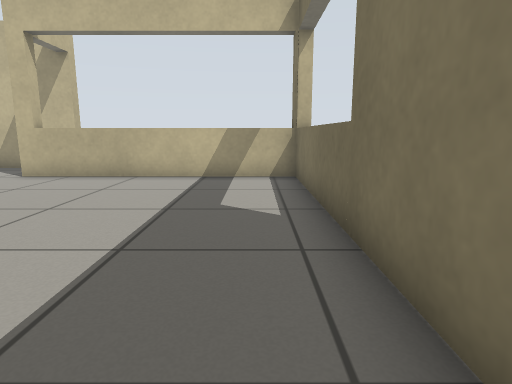
view 1 (above)

15 first-person views from a walk through a robot-simulator world made for Gazebo. The camera is 0.63 m above the floor, tilts 10° down and sees 75° across. The floor is counted in squares, 0.5 m on a side. Each view is taken from the middle of a square. On the plan, view 1 faces up. The plan holds only what a view shows up to about 14 squares ahead; the rest is blank.

view 2
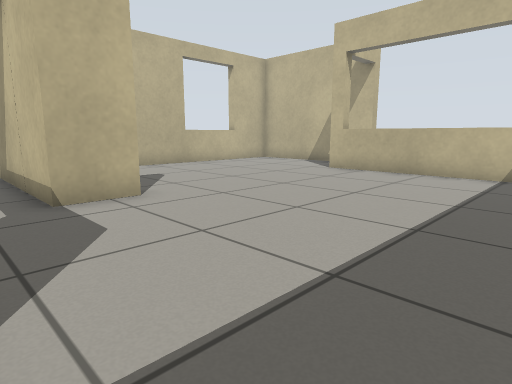

view 3
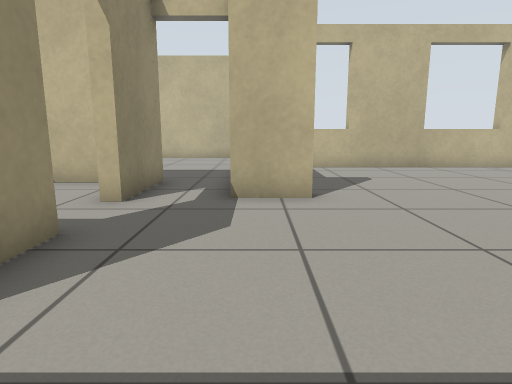

view 4
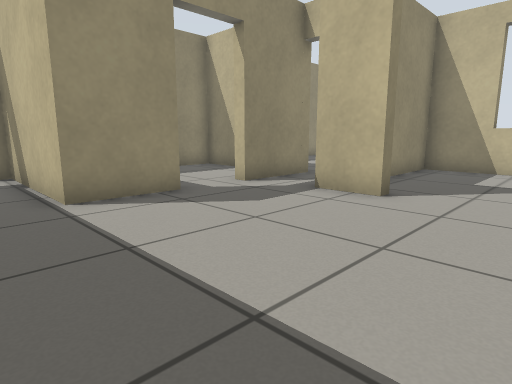

view 5
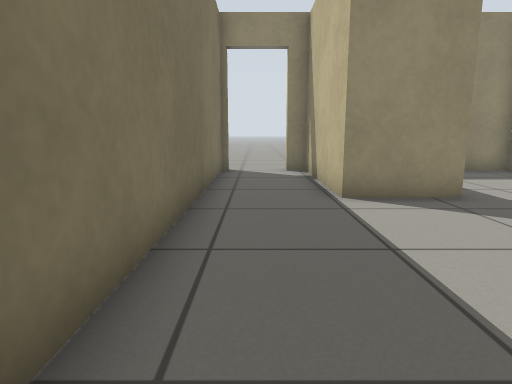

view 6
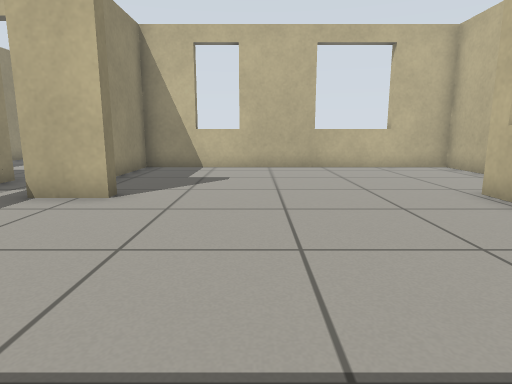

view 7
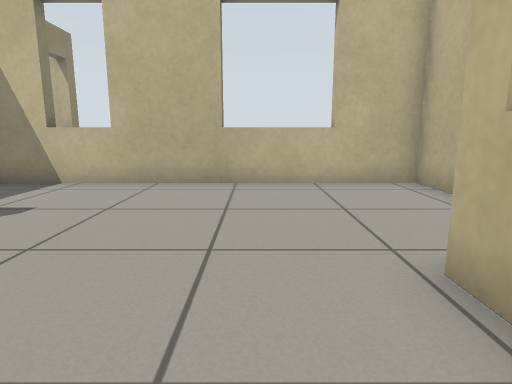

view 8
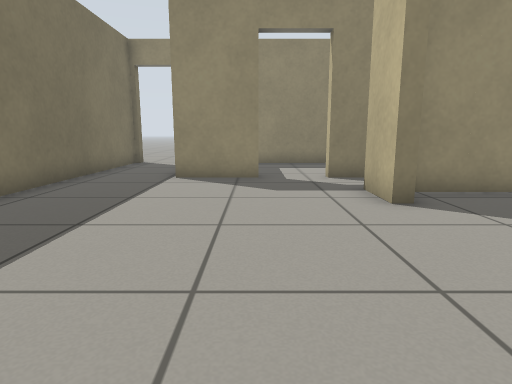

view 9
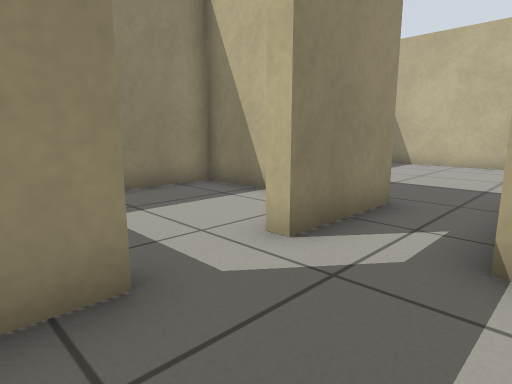

view 10
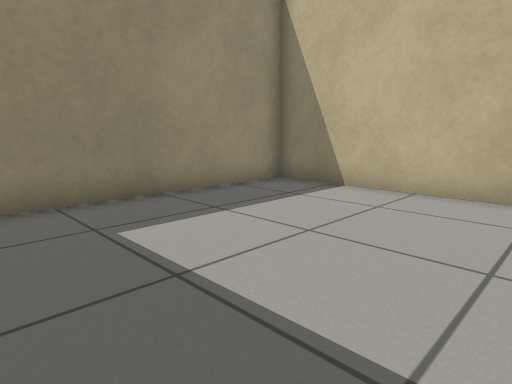

view 11
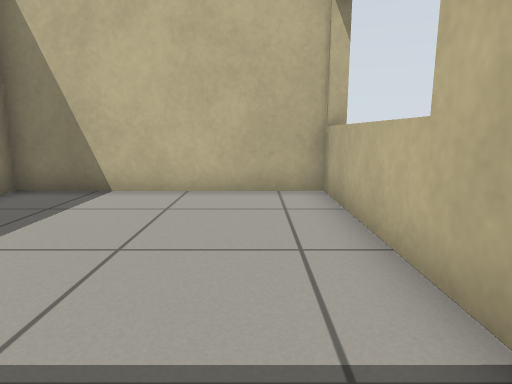

view 12
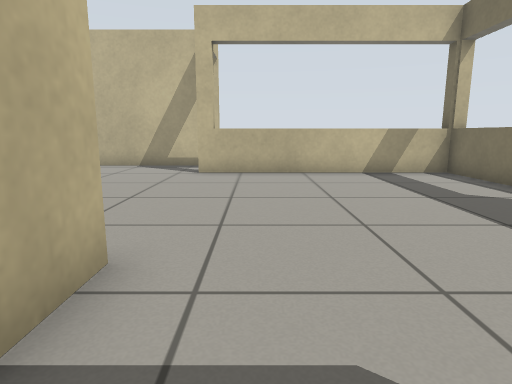

view 13
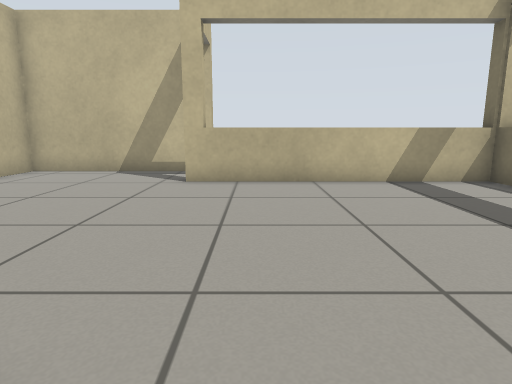

view 14
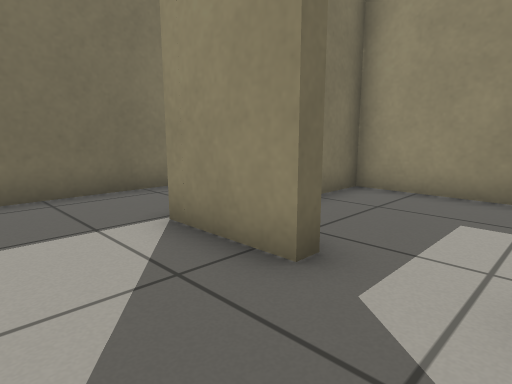

view 15
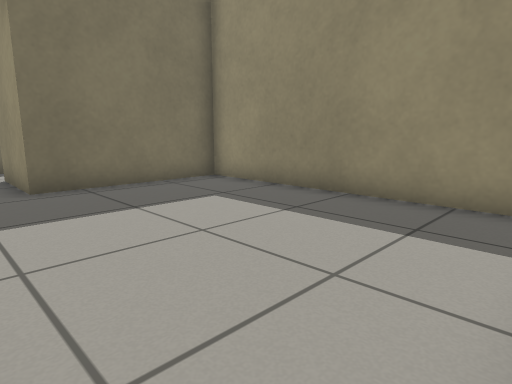

### Floor plan
Ten units are one square. View 1 is at (0, 0); x grows to the right and y downward. Boxes are objects, and circles mark ways between rooms. Rooms are numbered by the first view taken in them; rooms with no view inside come last. Other rooms are left out.
<svg viewBox="-178 -126 199 196">
<path fill="none" stroke="#000" d="M-69 -21 -64 -21 -64 -5 -91 -5M-41 15 -17 15 -17 63 -11 63M-89 15 -61 15M-64 -121 -124 -121 -124 -9 -74 -9M16 -97 -69 -97M12 64 12 -101M-173 -9 -173 63 -89 63 -89 15M-91 -5 -172 -5M-85 30 -85 63 -21 63 -21 47"/>
<circle cx="-90" cy="5" r="3" fill="#2a7"/>
<circle cx="-50" cy="20" r="3" fill="#2a7"/>
<text x="-60" y="-40">1</text>
<text x="-140" y="20">2</text>
<text x="-60" y="40">3</text>
</svg>
Room 1 opens to room 2. Room 1 opens to room 3.

Where each view was taken, in squares from view 1:
view 1: 0 up, 0 right, facing up
view 2: 1 down, 0 right, facing up-left
view 3: 1 up, 0 right, facing left
view 4: 5 up, 0 right, facing down-left
view 5: 5 up, 0 right, facing down
view 6: 5 up, 0 right, facing left
view 7: 8 up, 4 left, facing left
view 8: 8 up, 4 left, facing down
view 9: 1 up, 3 left, facing down-left
view 10: 0 up, 10 left, facing down-left
view 11: 1 down, 10 left, facing left
view 12: 1 down, 5 left, facing up
view 13: 1 up, 5 left, facing up
view 14: 1 up, 6 left, facing down-right
view 15: 0 up, 17 left, facing down-right
